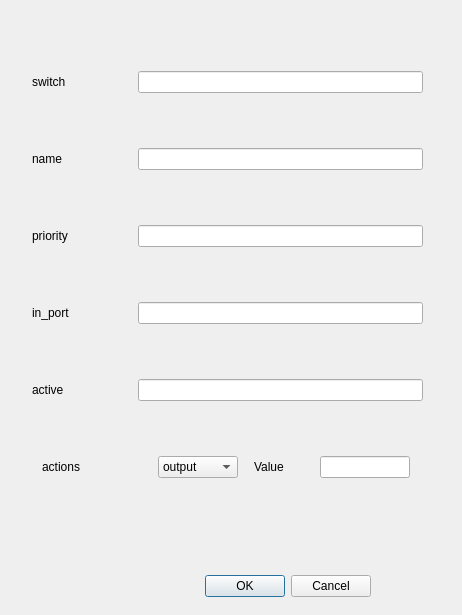
<?xml version="1.0" encoding="UTF-8"?>
<ui version="4.0">
 <class>fields</class>
 <widget class="QDialog" name="fields">
  <property name="geometry">
   <rect>
    <x>0</x>
    <y>0</y>
    <width>462</width>
    <height>615</height>
   </rect>
  </property>
  <property name="windowTitle">
   <string>Dialog</string>
  </property>
  <widget class="QDialogButtonBox" name="buttonBox">
   <property name="geometry">
    <rect>
     <x>30</x>
     <y>570</y>
     <width>341</width>
     <height>32</height>
    </rect>
   </property>
   <property name="orientation">
    <enum>Qt::Horizontal</enum>
   </property>
   <property name="standardButtons">
    <set>QDialogButtonBox::Cancel|QDialogButtonBox::Ok</set>
   </property>
  </widget>
  <widget class="QWidget" name="layoutWidget">
   <property name="geometry">
    <rect>
     <x>32</x>
     <y>22</y>
     <width>391</width>
     <height>511</height>
    </rect>
   </property>
   <layout class="QVBoxLayout" name="verticalLayout">
    <item>
     <layout class="QHBoxLayout" name="horizontalLayout">
      <item>
       <widget class="QLabel" name="label">
        <property name="minimumSize">
         <size>
          <width>100</width>
          <height>0</height>
         </size>
        </property>
        <property name="text">
         <string>switch</string>
        </property>
       </widget>
      </item>
      <item>
       <widget class="QLineEdit" name="lineEdit"/>
      </item>
     </layout>
    </item>
    <item>
     <layout class="QHBoxLayout" name="horizontalLayout_2">
      <item>
       <widget class="QLabel" name="label_2">
        <property name="minimumSize">
         <size>
          <width>100</width>
          <height>0</height>
         </size>
        </property>
        <property name="text">
         <string>name</string>
        </property>
       </widget>
      </item>
      <item>
       <widget class="QLineEdit" name="lineEdit_2"/>
      </item>
     </layout>
    </item>
    <item>
     <layout class="QHBoxLayout" name="horizontalLayout_3">
      <item>
       <widget class="QLabel" name="label_3">
        <property name="minimumSize">
         <size>
          <width>100</width>
          <height>0</height>
         </size>
        </property>
        <property name="text">
         <string>priority</string>
        </property>
       </widget>
      </item>
      <item>
       <widget class="QLineEdit" name="lineEdit_3"/>
      </item>
     </layout>
    </item>
    <item>
     <layout class="QHBoxLayout" name="horizontalLayout_4">
      <item>
       <widget class="QLabel" name="label_4">
        <property name="minimumSize">
         <size>
          <width>100</width>
          <height>0</height>
         </size>
        </property>
        <property name="text">
         <string>in_port</string>
        </property>
       </widget>
      </item>
      <item>
       <widget class="QLineEdit" name="lineEdit_4"/>
      </item>
     </layout>
    </item>
    <item>
     <layout class="QHBoxLayout" name="horizontalLayout_5">
      <item>
       <widget class="QLabel" name="label_5">
        <property name="minimumSize">
         <size>
          <width>100</width>
          <height>0</height>
         </size>
        </property>
        <property name="text">
         <string>active</string>
        </property>
       </widget>
      </item>
      <item>
       <widget class="QLineEdit" name="lineEdit_5"/>
      </item>
     </layout>
    </item>
    <item>
     <layout class="QHBoxLayout" name="horizontalLayout_6">
      <item>
       <widget class="QLabel" name="label_6">
        <property name="minimumSize">
         <size>
          <width>100</width>
          <height>0</height>
         </size>
        </property>
        <property name="maximumSize">
         <size>
          <width>100</width>
          <height>16777215</height>
         </size>
        </property>
        <property name="text">
         <string>actions</string>
        </property>
       </widget>
      </item>
      <item>
       <widget class="QComboBox" name="lineEdit_6">
        <property name="minimumSize">
         <size>
          <width>70</width>
          <height>0</height>
         </size>
        </property>
        <property name="maximumSize">
         <size>
          <width>80</width>
          <height>16777215</height>
         </size>
        </property>
        <item>
         <property name="text">
          <string>output</string>
         </property>
        </item>
        <item>
         <property name="text">
          <string>enqueue</string>
         </property>
        </item>
        <item>
         <property name="text">
          <string>set_queue</string>
         </property>
        </item>
        <item>
         <property name="text">
          <string>strip_vlan</string>
         </property>
        </item>
        <item>
         <property name="text">
          <string>set_vlan_vid</string>
         </property>
        </item>
        <item>
         <property name="text">
          <string>set_vlan_pcp</string>
         </property>
        </item>
        <item>
         <property name="text">
          <string>push_vlan</string>
         </property>
        </item>
        <item>
         <property name="text">
          <string>pop_vlan</string>
         </property>
        </item>
        <item>
         <property name="text">
          <string>set_eth_src</string>
         </property>
        </item>
        <item>
         <property name="text">
          <string>set_eth_dst</string>
         </property>
        </item>
        <item>
         <property name="text">
          <string>set_ip_tos</string>
         </property>
        </item>
        <item>
         <property name="text">
          <string>set_ip_ecn</string>
         </property>
        </item>
        <item>
         <property name="text">
          <string>set_ipv4_src</string>
         </property>
        </item>
        <item>
         <property name="text">
          <string>set_ipv4_dst</string>
         </property>
        </item>
        <item>
         <property name="text">
          <string>set_ip_ttl</string>
         </property>
        </item>
        <item>
         <property name="text">
          <string>dec_ip_ttl</string>
         </property>
        </item>
        <item>
         <property name="text">
          <string>copy_ip_ttl_in</string>
         </property>
        </item>
        <item>
         <property name="text">
          <string>copy_ip_ttl_out</string>
         </property>
        </item>
        <item>
         <property name="text">
          <string>set_mpls_label</string>
         </property>
        </item>
        <item>
         <property name="text">
          <string>set_mpls_tc</string>
         </property>
        </item>
        <item>
         <property name="text">
          <string>set_mpls_ttl</string>
         </property>
        </item>
        <item>
         <property name="text">
          <string>dec_mpls_ttl</string>
         </property>
        </item>
        <item>
         <property name="text">
          <string>push_mpls</string>
         </property>
        </item>
        <item>
         <property name="text">
          <string>pop_mpls</string>
         </property>
        </item>
        <item>
         <property name="text">
          <string>push_pbb</string>
         </property>
        </item>
        <item>
         <property name="text">
          <string>pop_pbb</string>
         </property>
        </item>
        <item>
         <property name="text">
          <string>set_tp_src</string>
         </property>
        </item>
        <item>
         <property name="text">
          <string>set_tp_dst</string>
         </property>
        </item>
        <item>
         <property name="text">
          <string>set_field</string>
         </property>
        </item>
        <item>
         <property name="text">
          <string>meter</string>
         </property>
        </item>
        <item>
         <property name="text">
          <string>copy_field</string>
         </property>
        </item>
        <item>
         <property name="text">
          <string>group</string>
         </property>
        </item>
       </widget>
      </item>
      <item>
       <widget class="QLabel" name="label_10">
        <property name="maximumSize">
         <size>
          <width>50</width>
          <height>16777215</height>
         </size>
        </property>
        <property name="text">
         <string>Value</string>
        </property>
       </widget>
      </item>
      <item>
       <widget class="QLineEdit" name="value">
        <property name="maximumSize">
         <size>
          <width>90</width>
          <height>16777215</height>
         </size>
        </property>
       </widget>
      </item>
     </layout>
    </item>
    <item>
     <layout class="QHBoxLayout" name="horizontalLayout_7"/>
    </item>
    <item>
     <layout class="QHBoxLayout" name="horizontalLayout_8"/>
    </item>
   </layout>
  </widget>
 </widget>
 <resources/>
 <connections>
  <connection>
   <sender>buttonBox</sender>
   <signal>accepted()</signal>
   <receiver>fields</receiver>
   <slot>accept()</slot>
   <hints>
    <hint type="sourcelabel">
     <x>248</x>
     <y>254</y>
    </hint>
    <hint type="destinationlabel">
     <x>157</x>
     <y>274</y>
    </hint>
   </hints>
  </connection>
  <connection>
   <sender>buttonBox</sender>
   <signal>rejected()</signal>
   <receiver>fields</receiver>
   <slot>reject()</slot>
   <hints>
    <hint type="sourcelabel">
     <x>316</x>
     <y>260</y>
    </hint>
    <hint type="destinationlabel">
     <x>286</x>
     <y>274</y>
    </hint>
   </hints>
  </connection>
 </connections>
</ui>
